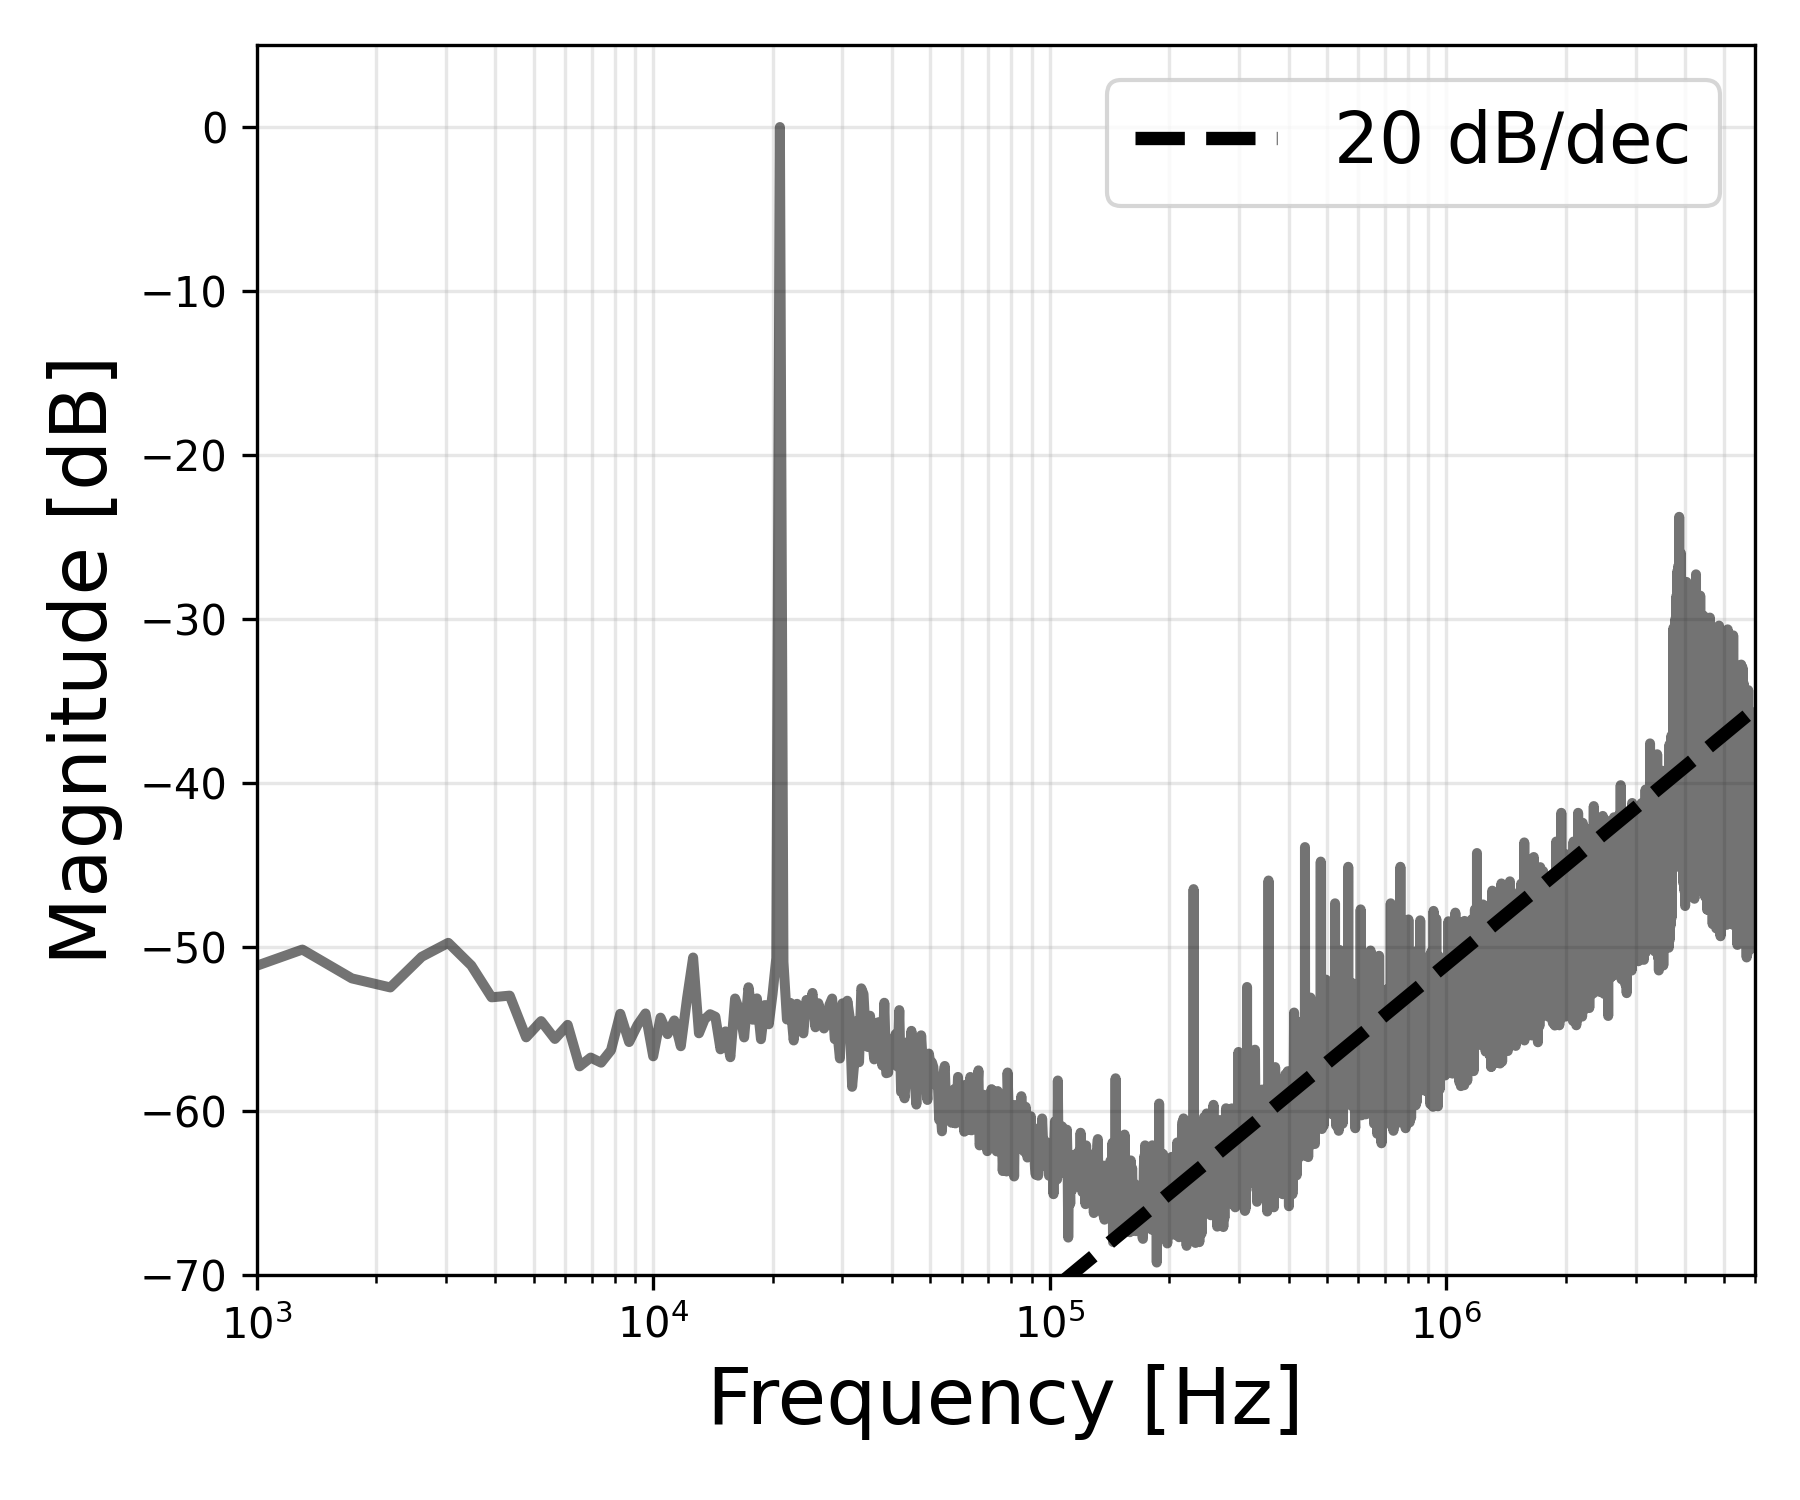

Write the Python code that produced this figure.
# SPDX-License-Identifier: MIT
#
# Copyright (c) 2026 The authors

import numpy as np
import matplotlib.pyplot as plt


NUM_FILES = 30 #30 spectrum analyzer segments covering 1 kHz - 6 MHz
FILE_PATH = "{i}.CSV"
# Plot range
FREQ_MIN = 1e3         
FREQ_MAX = 6e6         
MAG_MIN = -70       
MAG_MAX = 5           
OUTPUT_FILE = "fig9b_full_band_spectra_self_oscillation.png"
DPI = 300


all_freqs = []
all_mags = []

for i in range(NUM_FILES):
    fname = FILE_PATH.format(i=i)
    with open(fname, 'r') as f:
        for line in f:
            parts = line.strip().split(',')
            try:
                freq = float(parts[0])
                mag = float(parts[1])
                all_freqs.append(freq)
                all_mags.append(mag)
            except (ValueError, IndexError):
                continue

freqs = np.array(all_freqs)
mags = np.array(all_mags)


sort_idx = np.argsort(freqs)
freqs = freqs[sort_idx]
mags = mags[sort_idx]


_, unique_idx = np.unique(freqs, return_index=True)
freqs = freqs[unique_idx]
mags = mags[unique_idx]


mask = freqs > 100
freqs = freqs[mask]
mags = mags[mask]


peak_idx = np.argmax(mags)
mags_norm = mags - mags[peak_idx]
fig, ax = plt.subplots(figsize=(6, 5))
ax.semilogx(freqs, mags_norm, color='black', alpha=0.55, linewidth=2.4)


REF_FREQ = 200e3  
ref_mask = (freqs > 150e3) & (freqs < 250e3)
ref_level = np.median(mags_norm[ref_mask])
f_ref = np.logspace(np.log10(40e3), np.log10(FREQ_MAX), 200)
ref_20 = ref_level + 20 * np.log10(f_ref / REF_FREQ)
ax.plot(f_ref, ref_20, 'k--', linewidth=3.2, label='20 dB/dec')

ax.set_xlabel('Frequency [Hz]', fontsize=19)
ax.set_ylabel('Magnitude [dB]', fontsize=19)
ax.set_xlim([FREQ_MIN, FREQ_MAX])
ax.set_ylim([MAG_MIN, MAG_MAX])
ax.grid(True, which='both', alpha=0.3)
ax.legend(fontsize=17)

plt.tight_layout()
plt.savefig(OUTPUT_FILE, dpi=DPI)
plt.show()
